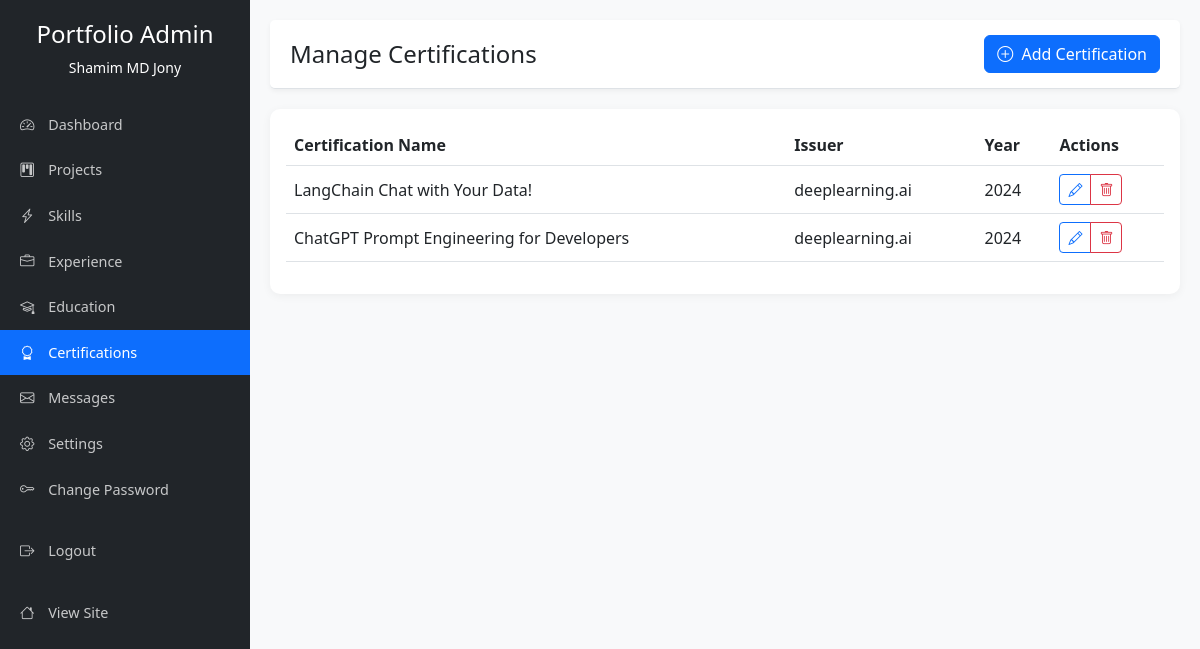
/dashboard/certifications (signed in), run on the app's committed database.
### models.py (models this page shows)
class Certification(db.Model):
    id = db.Column(db.Integer, primary_key=True)
    name = db.Column(db.String(100), nullable=False)
    issuer = db.Column(db.String(100), nullable=False)
    year = db.Column(db.Integer)
    url = db.Column(db.String(255))
    created_at = db.Column(db.DateTime, default=datetime.utcnow)

### app.py (the view)
@app.route('/dashboard/certifications')
@login_required
def manage_certifications():
    certifications = Certification.query.all()
    return render_template('admin/certifications/index.html', certifications=certifications)

### app.py (called while the page is built)
@login_manager.user_loader
def load_user(user_id):
    return User.query.get(int(user_id))

@app.before_request
def track_visitor():
    if request.method == 'GET' and not request.path.startswith('/dashboard') and not request.path.startswith('/admin') and not request.path.startswith('/static'):
        try:
            visitor = Visitor(
                page=request.path,
                ip_address=request.remote_addr,
                user_agent=request.user_agent.string if request.user_agent else None,
                referrer=request.referrer
            )
            db.session.add(visitor)
            db.session.commit()
        except Exception as e:
            print(f"Error tracking visitor: {e}")
            db.session.rollback()

### templates/admin/certifications/index.html (shortened to what this page needs)
{% extends 'admin/base.html' %}
{% block header_title %}Manage Certifications{% endblock %}
{% block header_actions %}
<a href="{{ url_for('create_certification') }}" class="btn btn-primary">
    <i class="bi bi-plus-circle me-1"></i> Add Certification
</a>
{% endblock %}
{% block content %}
<div class="card">
    <div class="card-body">
        {% if certifications %}
        <div class="table-responsive">
            <table class="table table-hover">
                <thead>
                    <tr>
                        <th>Certification Name</th>
                        <th>Issuer</th>
                        <th>Year</th>
                        <th>Actions</th>
                    </tr>
                </thead>
                <tbody>
                    {% for certification in certifications %}
                    <tr>
                        <td>{{ certification.name }}</td>
                        <td>{{ certification.issuer }}</td>
                        <td>{{ certification.year }}</td>
                        <td>
                            <div class="btn-group" role="group">
                                <a href="{{ url_for('edit_certification', id=certification.id) }}" class="btn btn-sm btn-outline-primary">
                                    <i class="bi bi-pencil"></i>
                                </a>
                                <button type="button" class="btn btn-sm btn-outline-danger" data-bs-toggle="modal" data-bs-target="#deleteModal{{ certification.id }}">
                                    <i class="bi bi-trash"></i>
                                </button>
                            </div>
                        </td>
                    </tr>
                    {% endfor %}
                </tbody>
            </table>
        </div>
        {% endif %}
    </div>
</div>
{% endblock %}

### templates/admin/base.html (style rules this page uses)
body { font-family: 'Segoe UI', Tahoma, Geneva, Verdana, sans-serif; background-color: #f8f9fa; }
.card { border: none; border-radius: 10px; box-shadow: 0 2px 10px rgba(0, 0, 0, 0.05); margin-bottom: 20px; }
.btn-primary { background-color: #0d6efd; border-color: #0d6efd; }
.table { vertical-align: middle; }

### data on the page
Certification: name "LangChain Chat with Your Data!", issuer "deeplearning.ai", year "2024"
Certification: name "ChatGPT Prompt Engineering for Developers", issuer "deeplearning.ai", year "2024"
